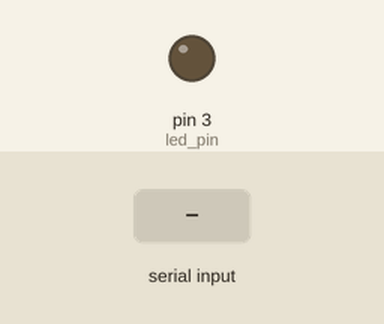
Recording of a sketch running on a simulated Arduino Uno, built with avr-gcc and run on an emulated ATmega328P. Shown: output pins drawn as LEDs (lit = HIGH). The test bench sets the inputs (shaded band).

Above: at 1.2 s.
1.3 s: "1" received over Serial
At 2.2 s:
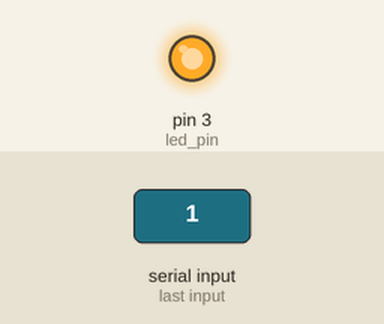
2.8 s: "0" received over Serial
At 3.3 s:
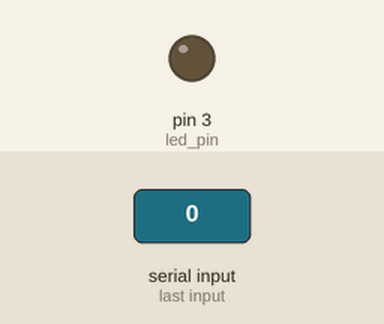
Timing chart, 0 to 5.8 s (numbered marks = the images above; inputs shaded):
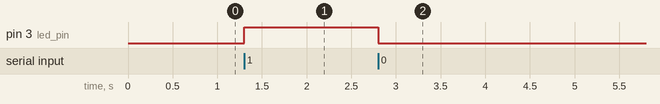

The sketch:

led.ino
```cpp
#define led_pin 3

void setup() {
  pinMode(led_pin, OUTPUT);
  Serial.begin(9600);
}

void loop() {
  while (Serial.available() > 0){
    int value = Serial.read();
    if (value == '0'){
      digitalWrite(led_pin, LOW);
    }
    else if (value == '1'){
      digitalWrite(led_pin, HIGH);
    }
  }
}
```

Measured:
- after the input at 1.3 s, pin 3 (led_pin): LOW → HIGH at once
- after the input at 2.8 s, pin 3 (led_pin): HIGH → LOW at once
